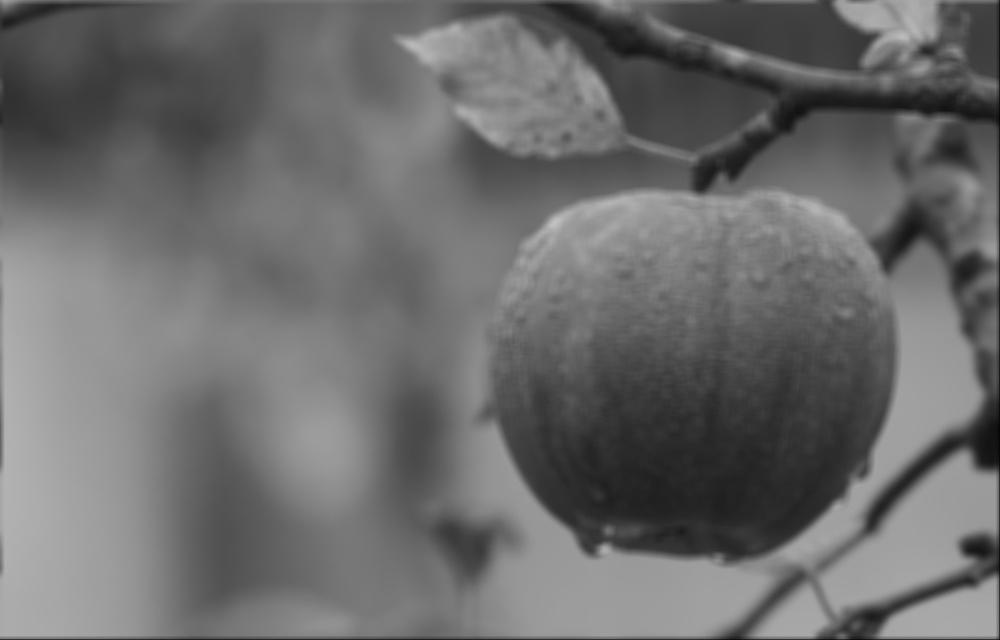
#> input picture smoothing.jpg, 1000 x 640 px, shrunk from 1880 x 1204 before the run, found by its file name
$ python sobel_prewit.py
#> lines starting #> are read from the running program, lines starting #| are printed output that depends on the picture
import cv2
import numpy as np

image_path = 'smoothing.jpg'
gray_image = cv2.imread(image_path, cv2.IMREAD_GRAYSCALE)
#> gray_image is the input picture: shape (640, 1000); min 5, max 194, mean 107.9

img = np.array(gray_image)

prewit = np.zeros_like(img, dtype=np.int32)
sobel = np.zeros_like(img, dtype=np.int32)

height, width = img.shape
#> height = 640; width = 1000


# block = matrix[start_row:end_row, start_col:end_col]

# det betry gange og minus pluss indekser

for i in range(1, height - 1):
    for j in range(1, width - 1):
        prewit[i,j] = ( - img[i-1,j-1] - img[i,j] - img[i-1,j+1] + img[i+1,j-1] + img[i+1,j] + img[i+1,j+1] )
        sobel[i,j] = ( - img[i-1,j-1] - img[i,j]*2 - img[i-1,j+1] + img[i+1,j-1] + img[i+1,j]*2 + img[i+1,j+1] )
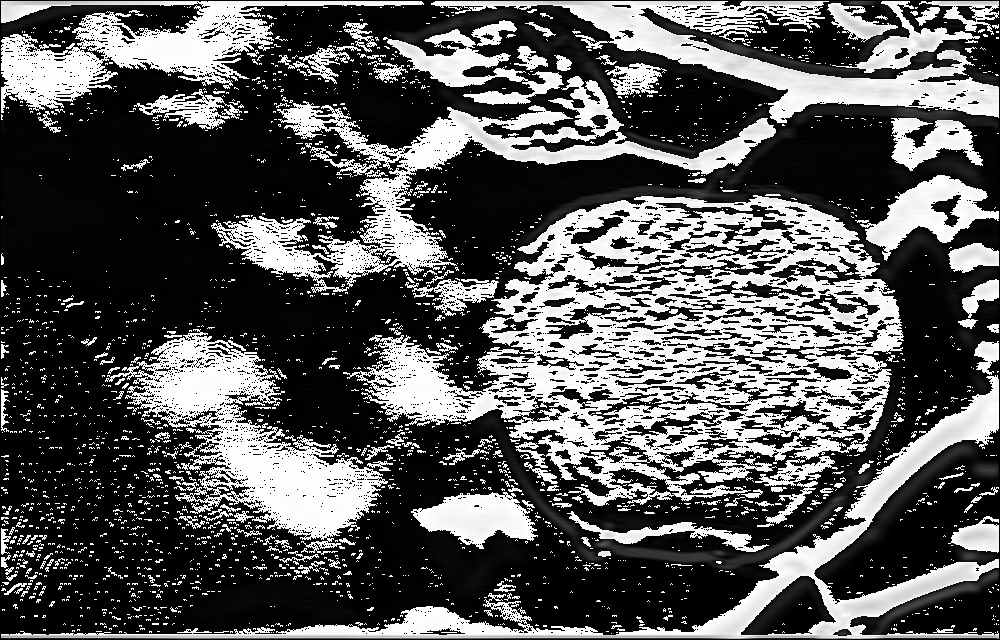
#> prewit: shape (640, 1000) int32; min 0, max 255, mean 87.8
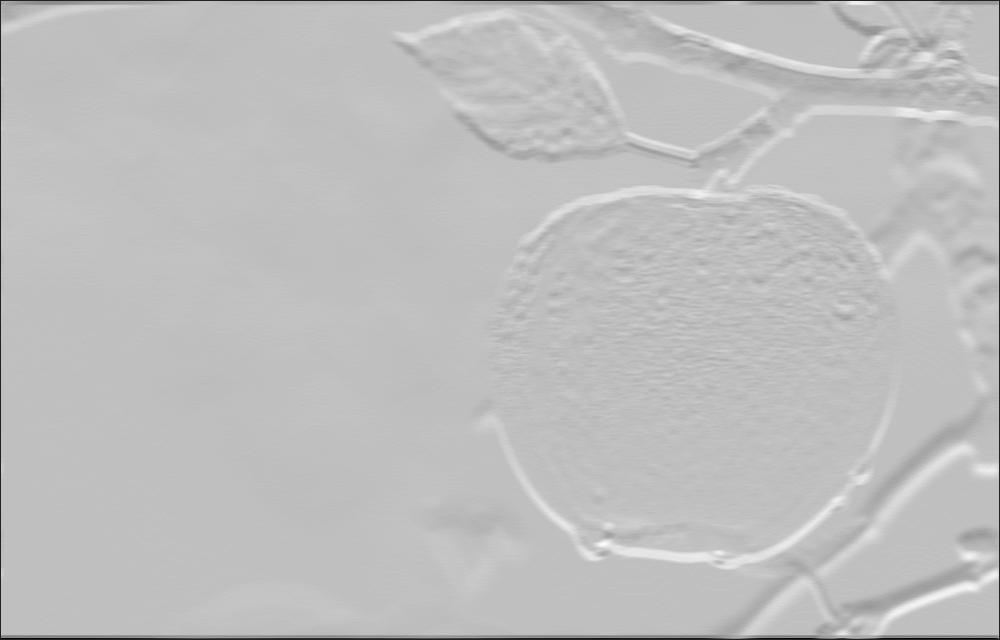
#> sobel: shape (640, 1000) int32; min -57, max 359, mean 254.2; drawn with min black and max white


cv2.imwrite('prewit.jpg', prewit)
cv2.imwrite('sobel.jpg', sobel)
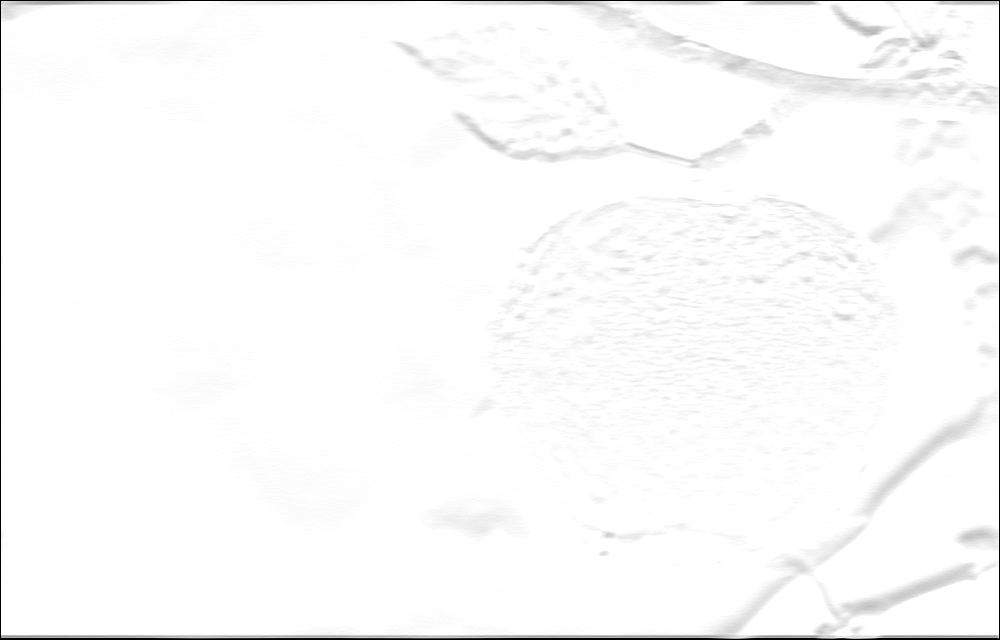
#> saved as sobel.jpg: shape (640, 1000); min 0, max 255, mean 250.7


print("Done")


# make 2d array
#copy of 2d image

$ run again, with dfdx.jpg copied over smoothing.jpg
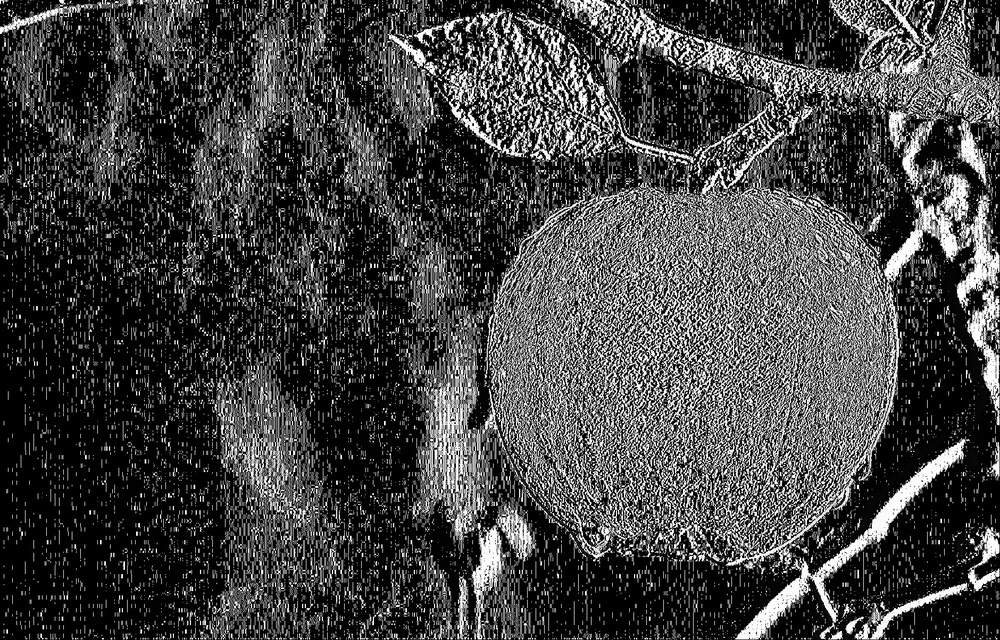
#> input picture dfdx.jpg, 1000 x 640 px, shrunk from 1880 x 1204 before the run, found by its file name
#> gray_image is the input picture: shape (640, 1000); min 0, max 255, mean 66.6
#> after the loop `for i in range(1, height - 1):`:
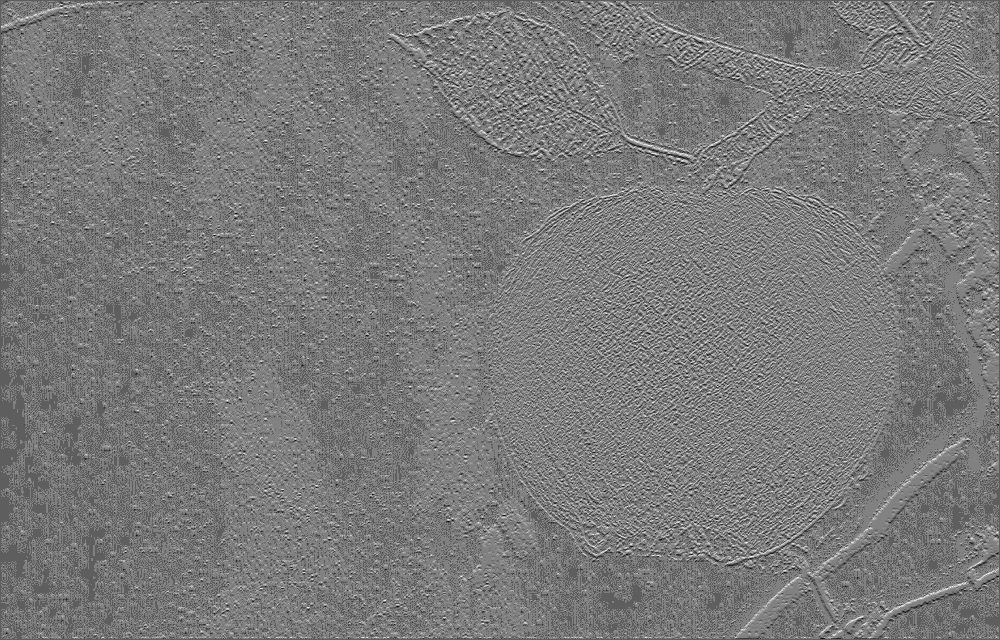
#> sobel: shape (640, 1000) int32; min -697, max 1177, mean 204.2; drawn with min black and max white
#> `cv2.imwrite('sobel.jpg', sobel)`:
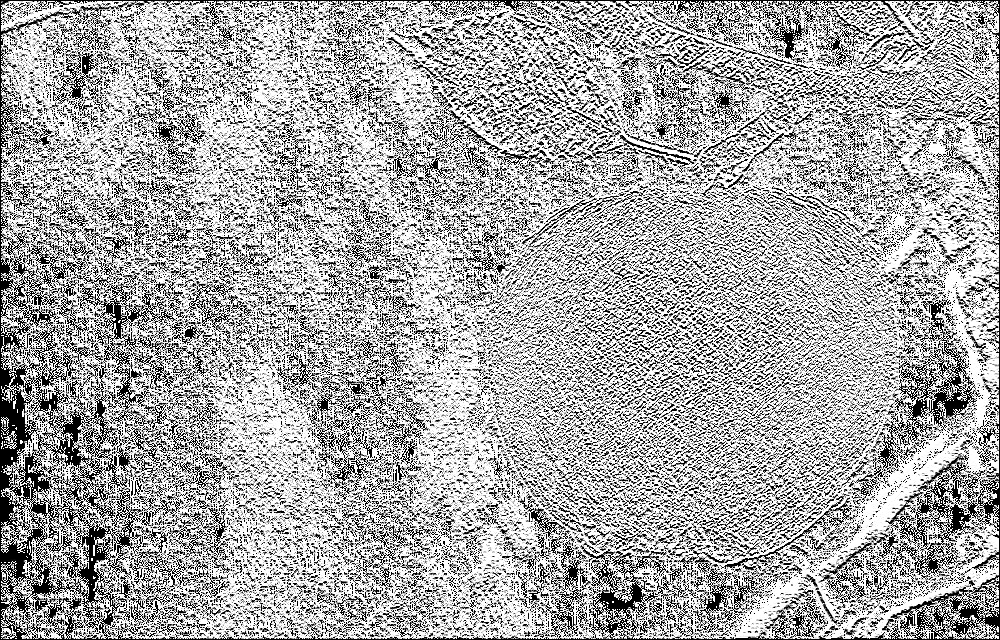
#> saved as sobel.jpg: shape (640, 1000); min 0, max 255, mean 168.5

$ run again, with dfdy.jpg copied over smoothing.jpg
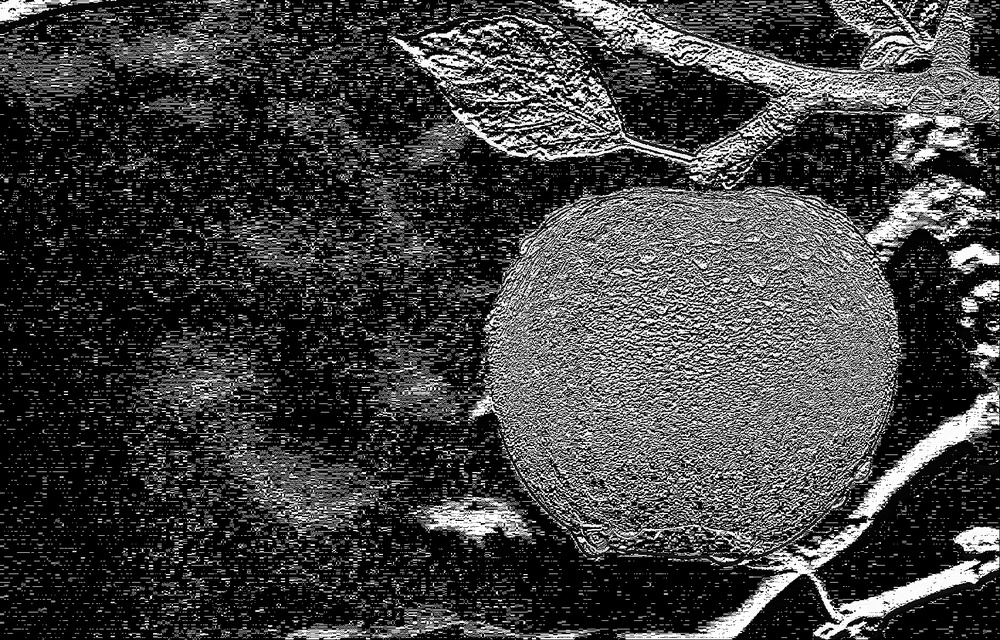
#> input picture dfdy.jpg, 1000 x 640 px, shrunk from 1880 x 1204 before the run, found by its file name
#> gray_image is the input picture: shape (640, 1000); min 0, max 255, mean 64.5
#> after the loop `for i in range(1, height - 1):`:
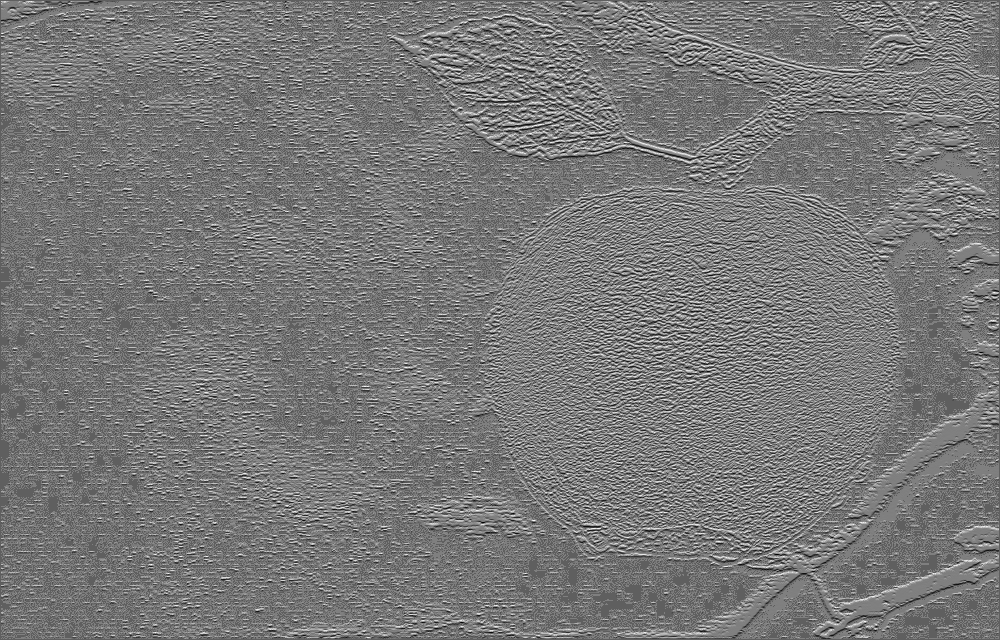
#> sobel: shape (640, 1000) int32; min -747, max 1252, mean 199.2; drawn with min black and max white
#> `cv2.imwrite('sobel.jpg', sobel)`:
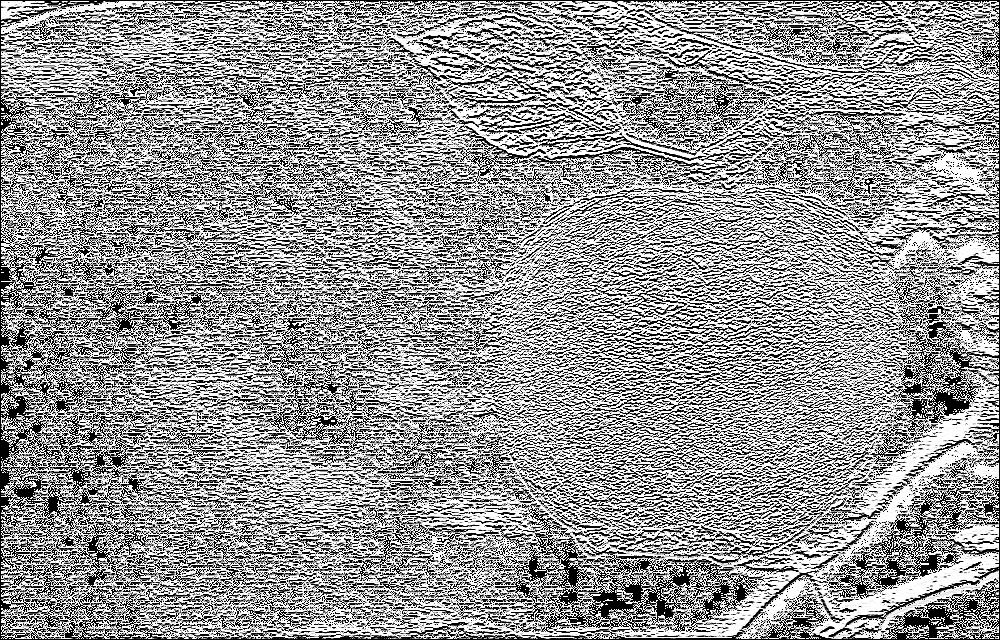
#> saved as sobel.jpg: shape (640, 1000); min 0, max 255, mean 149.7

$ run again, with sharp.jpg copied over smoothing.jpg
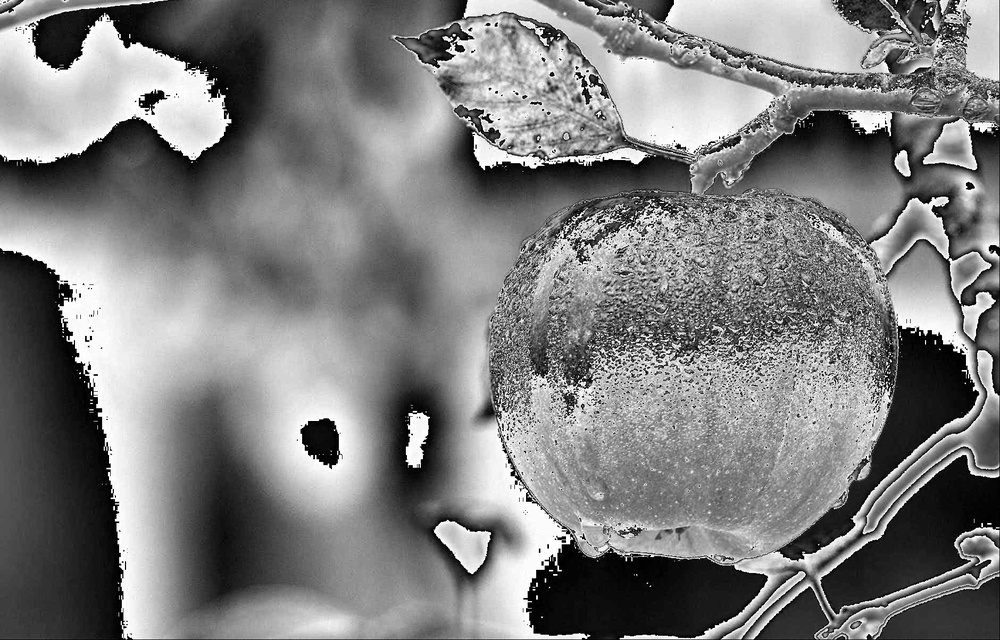
#> input picture sharp.jpg, 1000 x 640 px, shrunk from 1880 x 1204 before the run, found by its file name
#> gray_image is the input picture: shape (640, 1000); min 0, max 255, mean 126
#> after the loop `for i in range(1, height - 1):`:
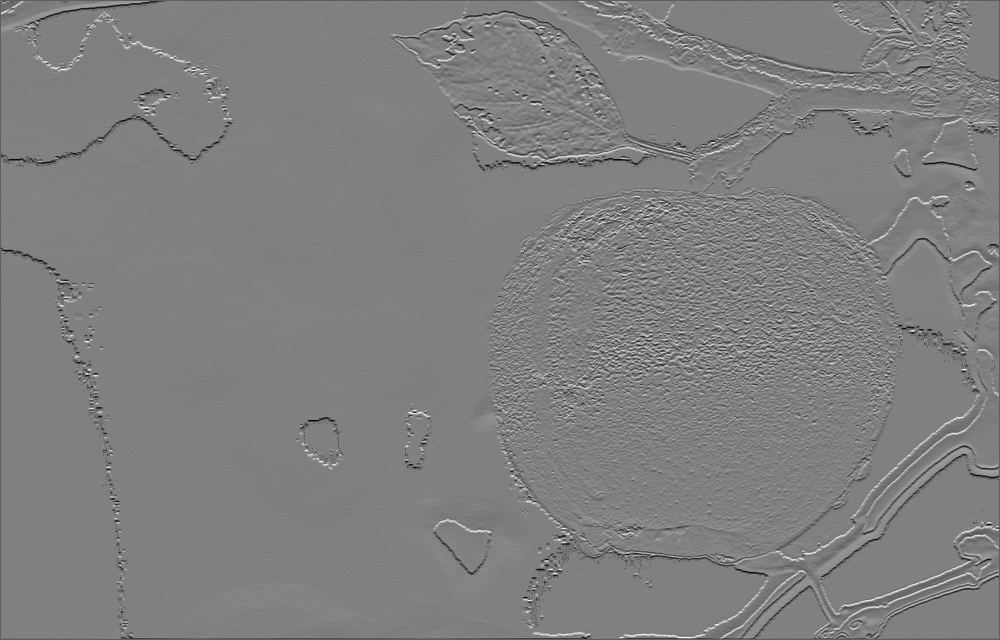
#> sobel: shape (640, 1000) int32; min -743, max 1240, mean 252.9; drawn with min black and max white
#> `cv2.imwrite('sobel.jpg', sobel)`:
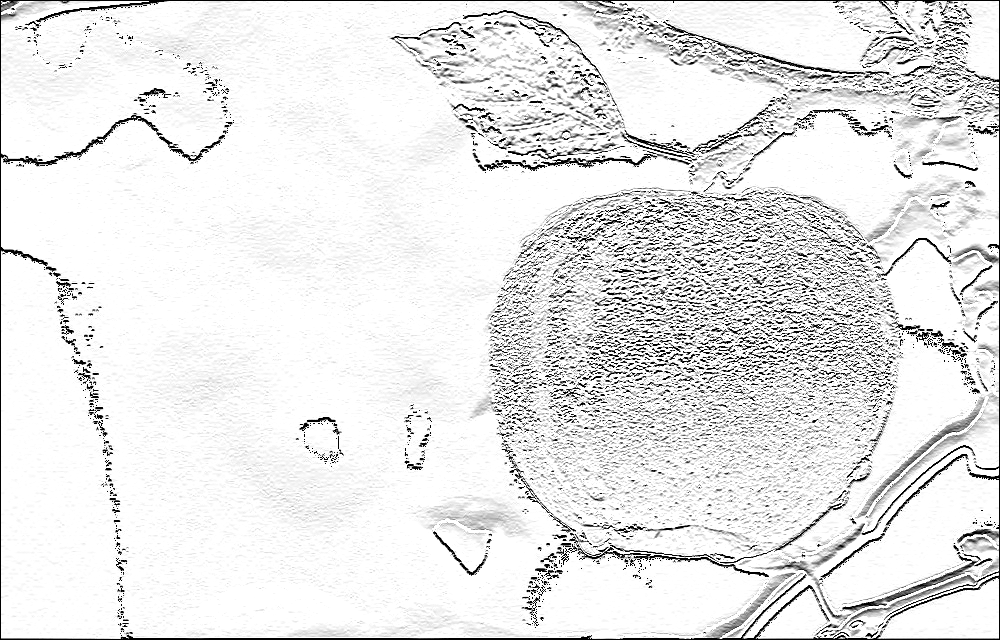
#> saved as sobel.jpg: shape (640, 1000); min 0, max 255, mean 231.2
